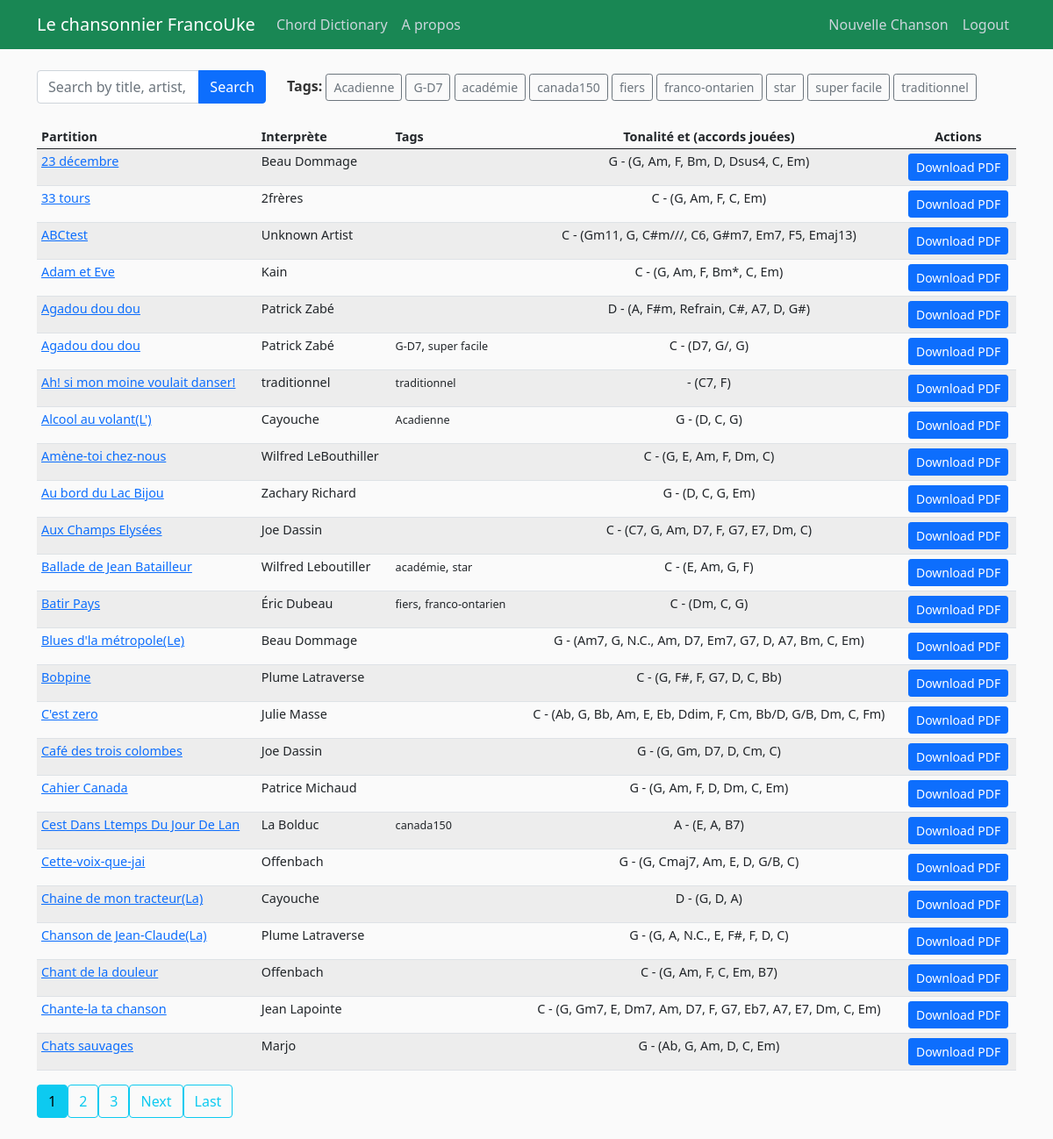
The app's page / (signed in) with its own data.
### songbook/models.py (models this page shows, shortened)
class Song(models.Model):
    songTitle = models.CharField(max_length=100, blank=True, null=True)
    songChordPro = models.TextField()  # Original
    lyrics_with_chords = models.JSONField(null=True, blank=True)
    metadata = models.JSONField(blank=True, null=True)  # Stores metadata as JSON
    date_posted = models.DateField(default=timezone.now)
    contributor = models.ForeignKey(User, on_delete=models.CASCADE)
    abc_notation = models.TextField(blank=True, null=True, help_text="Optional ABC notation for this song.")
    tags = TaggableManager(blank=True)

### songbook/views.py (the view, shortened to what this page needs)
# urls.py: path('', SongListView.as_view(), name='songbook-home'),
class SongListView(ListView):
    model = Song
    template_name = 'songbook/song_list.html'
    context_object_name = 'songs'
    ordering = ['songTitle']
    paginate_by = 25
    def get_queryset(self):
        queryset = super().get_queryset()
        search_query = self.request.GET.get('q', '')  # Search query
        selected_tag = self.request.GET.get('tag', '')  # Selected tag
        if selected_tag:  # Filter by tag if a tag is selected
            queryset = queryset.filter(tags__name=selected_tag)
        return queryset
    def get_context_data(self, **kwargs):
        context = super().get_context_data(**kwargs)
        search_query = self.request.GET.get('q', '')
        selected_tag = self.request.GET.get('tag', '')  # Selected tag
        song_data = []
        for song in context['songs']:
            parsed_data = song.lyrics_with_chords or ""
            chords = extract_chords(parsed_data, unique=True) if parsed_data else []
            tags = [tag.name for tag in song.tags.all()]  # Get tags for each song
            song_data.append({
                'song': song,
                'chords': ', '.join(chords),
                'tags': ', '.join(tags),
            })
        all_tags = Tag.objects.all().values_list('name', flat=True).distinct()
        context['song_data'] = song_data
        context['search_query'] = search_query
        context['selected_tag'] = selected_tag  # Pass the selected tag
        context['all_tags'] = all_tags  # Add all tags to context
        return context

### songbook/transposer.py (called while the page is built)
def extract_chords(parsed_data, unique=False):
    chords = []
    for section in parsed_data:
        for item in section:
            if isinstance(item, dict) and 'chord' in item and item['chord']:
                chords.append(item['chord'])
    if unique:
        return list(set(chords))  # Return unique chords
    return chords  # Return all chords

### songbook/templates/songbook/song_list.html (shortened to what this page needs)
{% extends "songbook/base.html" %}
  {% block content %}
<form method="get" class="mb-4">
    <div class="row align-items-center">
        <div class="col-md-3">
            <div class="input-group">
                <input type="text" name="q" class="form-control"
                       placeholder="Search by title, artist, lyricist or composer"
                       value="{{ search_query }}">
                <button class="btn btn-primary" type="submit">Search</button>
            </div>
        </div>
        <div class="col-md-9">
            <strong>Tags: </strong>
            {% for tag in all_tags %}
                <a href="?tag={{ tag }}" class="btn btn-outline-secondary btn-sm">
                    {{ tag }}
                </a>
            {% endfor %}
        </div>
    </div>
</form>
<div class="table-responsive">
    <table class="table table-striped table-hover table-condensed">
        <thead>
            <tr>
                <th>Partition</th>
                <th>Interprète</th>
                <th>Tags</th>
                <th class="text-center">Tonalité et (accords jouées)</th>
                <th class="text-center">Actions</th>
            </tr>
        </thead>
        <tbody>
            {% for item in song_data %}
            <tr>
                <td>
                    <a href="{% url 'score' item.song.id %}" class="song-link" title="{{ item.song.songTitle }}" aria-label="View score for {{ item.song.songTitle }}">
                        {{ item.song.songTitle }}
                    </a>
                </td>
                <td>{{ item.song.metadata.artist|default_if_none:"Unknown Artist" }}</td>
                <td>
                    {% for tag in item.song.tags.all %}
                        <small>{{ tag }}</small>{% if not forloop.last %}, {% endif %}
                    {% endfor %}
                </td>
                <td class="text-center">
                    {{ item.song.metadata.key|default_if_none:"Unknown" }} - ({{ item.chords|default_if_none:"N/A" }})
                </td>
                <td class="text-center">
                    <a href="{% url 'generate_single_song_pdf' item.song.id %}" class="btn btn-primary btn-sm" title="Download PDF for {{ item.song.songTitle }}">
                        Download PDF
                    </a>
                </td>
            </tr>
            {% empty %}
            <tr>
                <td colspan="4" class="text-center">No songs found matching your search.</td>
            </tr>
            {% endfor %}
        </tbody>
    </table>
</div>
{% if is_paginated %}
<div class="pagination">
    {% for num in page_obj.paginator.page_range %}
        {% if page_obj.number == num %}
        <a class="btn btn-info mb-4" href="?page={{ num }}" aria-current="page">{{ num }}</a>
        {% elif num > page_obj.number|add:'-3' and num < page_obj.number|add:'3' %}
        <a class="btn btn-outline-info mb-4" href="?page={{ num }}">{{ num }}</a>
        {% endif %}
    {% endfor %}
    {% if page_obj.has_next %}
    <a class="btn btn-outline-info mb-4" href="?page={{ page_obj.next_page_number }}" aria-label="Next page">Next</a>
    <a class="btn btn-outline-info mb-4" href="?page={{ page_obj.paginator.num_pages }}" aria-label="Last page">Last</a>
    {% endif %}
</div>
{% endif %}
{% endblock content %}

### songbook/static/songbook/main.css (style rules this page uses)
body { background: #fafafa; color: #333333; margin-top: 5rem; }
.table-condensed td, .table-condensed th { padding: 5px; line-height: 1.2; font-size: 0.9rem; }

### records on screen
Song: song.songTitle "23 décembre", song.metadata.artist "Beau Dommage", song.metadata.key "G", chords "G, Am, F, Bm, D, Dsus4, C, Em"
Song: song.songTitle "33 tours", song.metadata.artist "2frères", song.metadata.key "C", chords "G, Am, F, C, Em"
Song: song.songTitle "ABCtest", song.metadata.artist "Unknown Artist", song.metadata.key "C", chords "Gm11, G, C#m///, C6, G#m7, Em7, F5, Emaj13"
Song: song.songTitle "Adam et Eve", song.metadata.artist "Kain", song.metadata.key "C", chords "G, Am, F, Bm*, C, Em"
Song: song.songTitle "Agadou dou dou", song.metadata.artist "Patrick Zabé", song.metadata.key "D", chords "A, F#m, Refrain, C#, A7, D, G#"
Song: song.songTitle "Agadou dou dou", song.metadata.artist "Patrick Zabé", song.metadata.key "C", chords "D7, G/, G"
Tag: name "G-D7"
Tag: name "super facile"
Song: song.songTitle "Ah! si mon moine voulait danser!", song.metadata.artist "traditionnel", chords "C7, F"
Tag: name "traditionnel"
Song: song.songTitle "Alcool au volant(L')", song.metadata.artist "Cayouche", song.metadata.key "G", chords "D, C, G"
Tag: name "Acadienne"
Song: song.songTitle "Amène-toi chez-nous", song.metadata.artist "Wilfred LeBouthiller", song.metadata.key "C", chords "G, E, Am, F, Dm, C"
Song: song.songTitle "Au bord du Lac Bijou", song.metadata.artist "Zachary Richard", song.metadata.key "G", chords "D, C, G, Em"
Song: song.songTitle "Aux Champs Elysées", song.metadata.artist "Joe Dassin", song.metadata.key "C", chords "C7, G, Am, D7, F, G7, E7, Dm, C"
Song: song.songTitle "Ballade de Jean Batailleur", song.metadata.artist "Wilfred Leboutiller", song.metadata.key "C", chords "E, Am, G, F"
Tag: name "académie"
Tag: name "star"
Song: song.songTitle "Batir Pays", song.metadata.artist "Éric Dubeau", song.metadata.key "C", chords "Dm, C, G"
Tag: name "fiers"
Tag: name "franco-ontarien"
Song: song.songTitle "Blues d'la métropole(Le)", song.metadata.artist "Beau Dommage", song.metadata.key "G", chords "Am7, G, N.C., Am, D7, Em7, G7, D, A7, Bm, C, Em"
Song: song.songTitle "Bobpine", song.metadata.artist "Plume Latraverse", song.metadata.key "C", chords "G, F#, F, G7, D, C, Bb"
Song: song.songTitle "C'est zero", song.metadata.artist "Julie Masse", song.metadata.key "C", chords "Ab, G, Bb, Am, E, Eb, Ddim, F, Cm, Bb/D, G/B, Dm, C, Fm"
Song: song.songTitle "Café des trois colombes", song.metadata.artist "Joe Dassin", song.metadata.key "G", chords "G, Gm, D7, D, Cm, C"
Song: song.songTitle "Cahier Canada", song.metadata.artist "Patrice Michaud", song.metadata.key "G", chords "G, Am, F, D, Dm, C, Em"
Song: song.songTitle "Cest Dans Ltemps Du Jour De Lan", song.metadata.artist "La Bolduc", song.metadata.key "A", chords "E, A, B7"
Tag: name "canada150"
Song: song.songTitle "Cette-voix-que-jai", song.metadata.artist "Offenbach", song.metadata.key "G", chords "G, Cmaj7, Am, E, D, G/B, C"
Song: song.songTitle "Chaine de mon tracteur(La)", song.metadata.artist "Cayouche", song.metadata.key "D", chords "G, D, A"
Song: song.songTitle "Chanson de Jean-Claude(La)", song.metadata.artist "Plume Latraverse", song.metadata.key "G", chords "G, A, N.C., E, F#, F, D, C"
Song: song.songTitle "Chant de la douleur", song.metadata.artist "Offenbach", song.metadata.key "C", chords "G, Am, F, C, Em, B7"
Song: song.songTitle "Chante-la ta chanson", song.metadata.artist "Jean Lapointe", song.metadata.key "C", chords "G, Gm7, E, Dm7, Am, D7, F, G7, Eb7, A7, E7, Dm, C, Em"
Song: song.songTitle "Chats sauvages", song.metadata.artist "Marjo", song.metadata.key "G", chords "Ab, G, Am, D, C, Em"

### other values on screen
{{ tag }} "Acadienne" "G-D7" "académie" "canada150" "fiers" "franco-ontarien" "star" "super facile" "traditionnel"
{{ num }} "1"
{{ num }} "2" "3"
